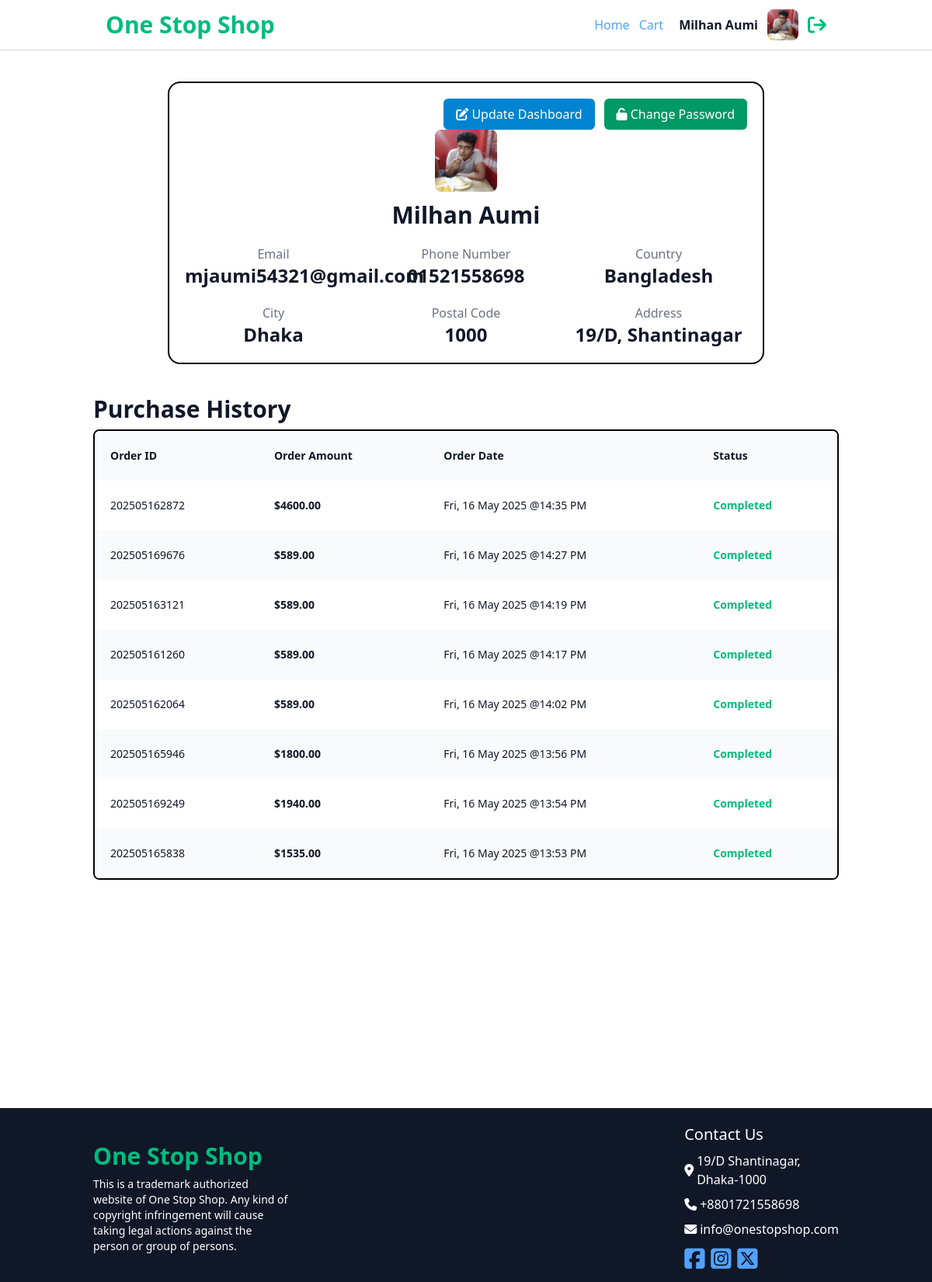
The app's page /accounts/dashboard/ (signed in), older data.
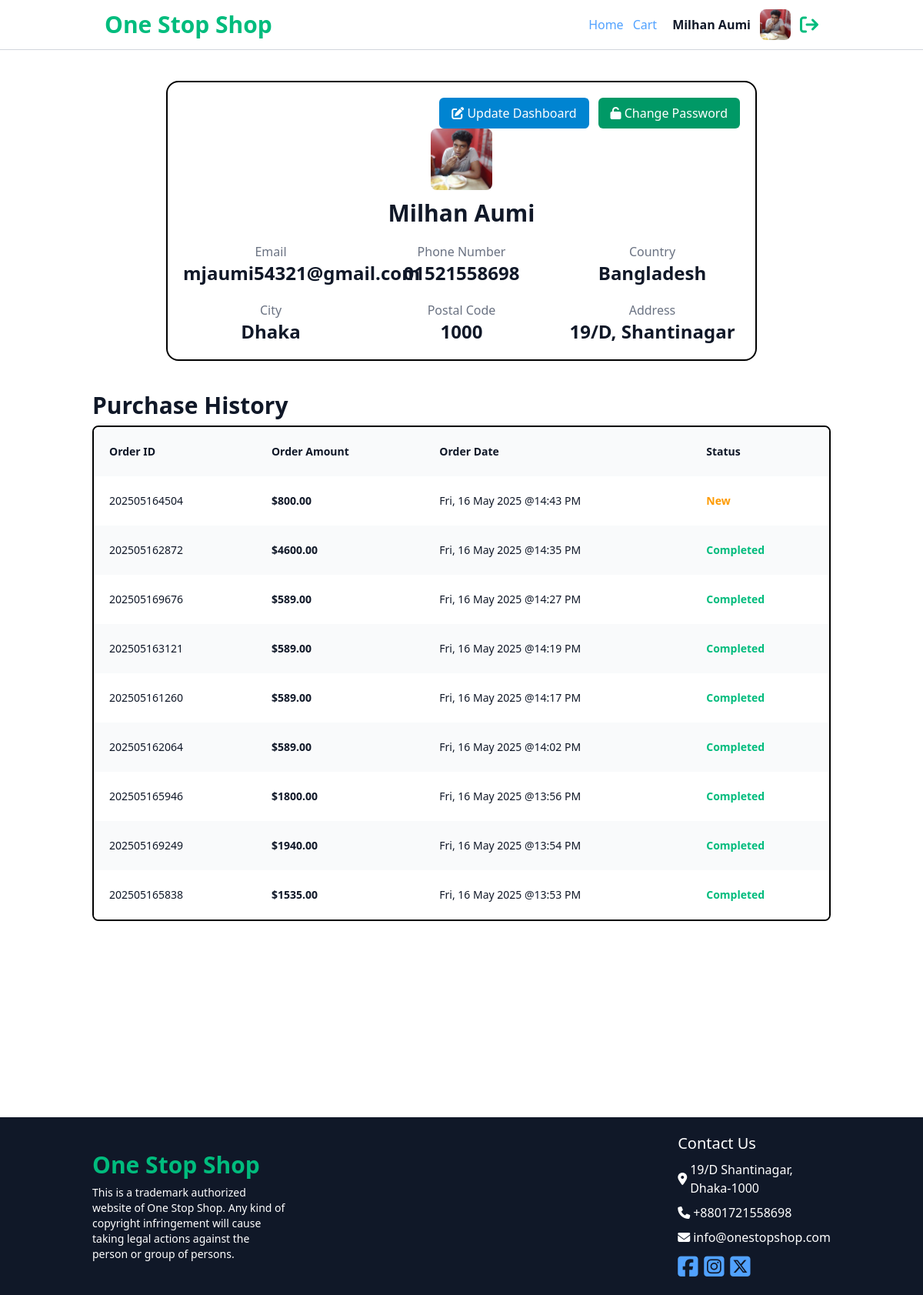
The same page, newer data.
### orders/models.py (models this page shows)
class Order(TimeStampedModel):
    STATUS = [('Pending', 'Pending'),
              ('Accepted', 'Accepted'),
              ('Completed', 'Completed'),
              ('Cancelled', 'Cancelled')
            ]
    user = models.ForeignKey(CustomUser, on_delete=models.SET_NULL, null=True)
    payment = models.ForeignKey(Payment, on_delete=models.SET_NULL, null=True)
    order_number = models.CharField(max_length=20, unique=True)
    mobile = models.CharField(max_length=15)
    email = models.EmailField(max_length=50)
    address = models.TextField()
    country = models.CharField(max_length=50)
    postal_code = models.CharField(max_length=50)
    city = models.CharField(max_length=50)
    order_total = models.DecimalField(max_digits=10, decimal_places=2)
    status = models.CharField(max_length=10, choices=STATUS, default='Pending')

### accounts/views.py (the view)
# urls.py: path('dashboard/', views.user_dashboard, name='dashboard'),
@login_required
def user_dashboard(request):
    user = request.user
    user_orders = Order.objects.filter(user=user).order_by('-created_at')
    return render(request, 'dashboard.html', {'user': user, 'orders': user_orders})

### accounts/templates/dashboard.html (shortened to what the changed rows need)
{% extends 'base.html' %}
{% block content %}
<section class="py-10 space-y-10">
    <div class="w-4/5 h-fit mx-auto border-2 rounded-2xl p-5">
        <div class="space-y-3">
            <h2 class="text-gray-900 text-3xl text-center font-bold">{{user.first_name}} {{user.last_name}}</h2>
        </div>
    </div>
    {% if orders|length > 0 %}
    <div class="flex flex-col gap-2">
        <h2 class="text-3xl font-semibold text-gray-900">Purchase History</h2>
        <div class=" overflow-x-auto">
            <div class="min-w-full inline-block align-middle">
                <div class="overflow-hidden border-2 rounded-lg">
                    <table class=" min-w-full rounded-xl">
                        <thead>
                            <tr class="bg-gray-50">
                                <th scope="col"
                                    class="p-5 text-left text-sm leading-6 font-semibold text-gray-900 capitalize">
                                    Order ID
                                </th>
                                <th scope="col"
                                    class="p-5 text-left text-sm leading-6 font-semibold text-gray-900 capitalize">
                                    Order Amount
                                </th>
                                <th scope="col"
                                    class="p-5 text-left text-sm leading-6 font-semibold text-gray-900 capitalize">
                                    Order Date
                                </th>
                                <th scope="col"
                                    class="p-5 text-left text-sm leading-6 font-semibold text-gray-900 capitalize">
                                    Status
                                </th>
                            </tr>
                        </thead>
                        <tbody>
                            {% for order in orders %}
                            <tr class="odd:bg-white even:bg-gray-50">
                                <td class="p-5 whitespace-nowrap text-sm leading-6 font-medium text-gray-900 ">
                                    {{order.order_number}}
                                </td>
                                <td class="p-5 whitespace-nowrap text-sm leading-6 font-bold text-gray-900">
                                    ${{order.order_total}}
                                </td>
                                <td class="p-5 whitespace-nowrap text-sm leading-6 font-medium text-gray-900">
                                    {{order.created_at|date:'D, d M Y @H:i A'}}
                                </td>
                                <td
                                    class="p-5 whitespace-nowrap text-sm leading-6 font-bold {% if order.status == 'Cancelled' %}text-red-500{% elif order.status == 'Completed' %}text-emerald-500{% else %}text-amber-500{% endif %}">
                                    {{order.status}}
                                </td>
                            </tr>
                            {% endfor %}
                        </tbody>
                    </table>
                </div>
            </div>
        </div>
    </div>
    {% endif %}
</section>
{% endblock %}

Row changes from the older to the newer data that the page shows:
added Order: order_number "202505164504", order_total "800.00", created_at "Fri, 16 May 2025 @14:43 PM", status "New"
